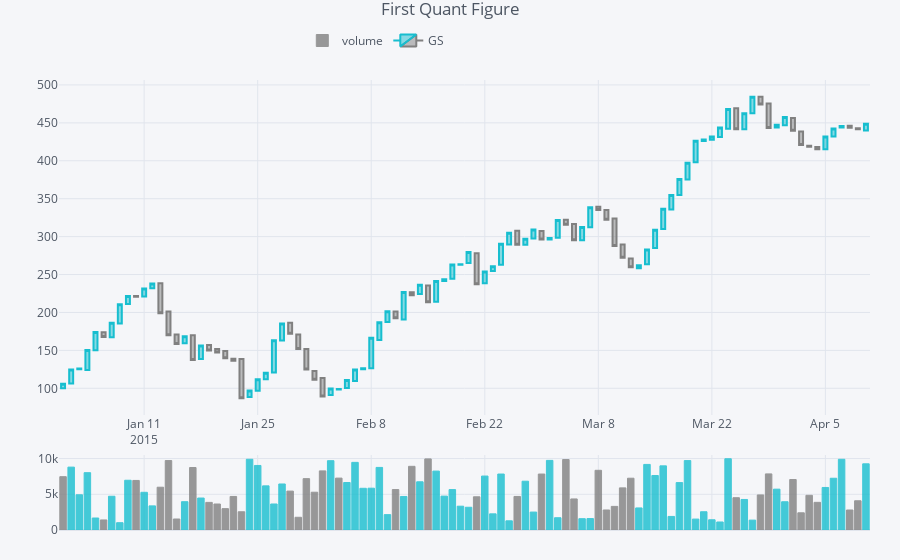

Notebook code cell kept with this figure:
### Code cell
qf=cf.QuantFig(df,title='First Quant Figure',legend='top',name='GS')
qf.add_volume(hovertext=text)
qf.iplot()
